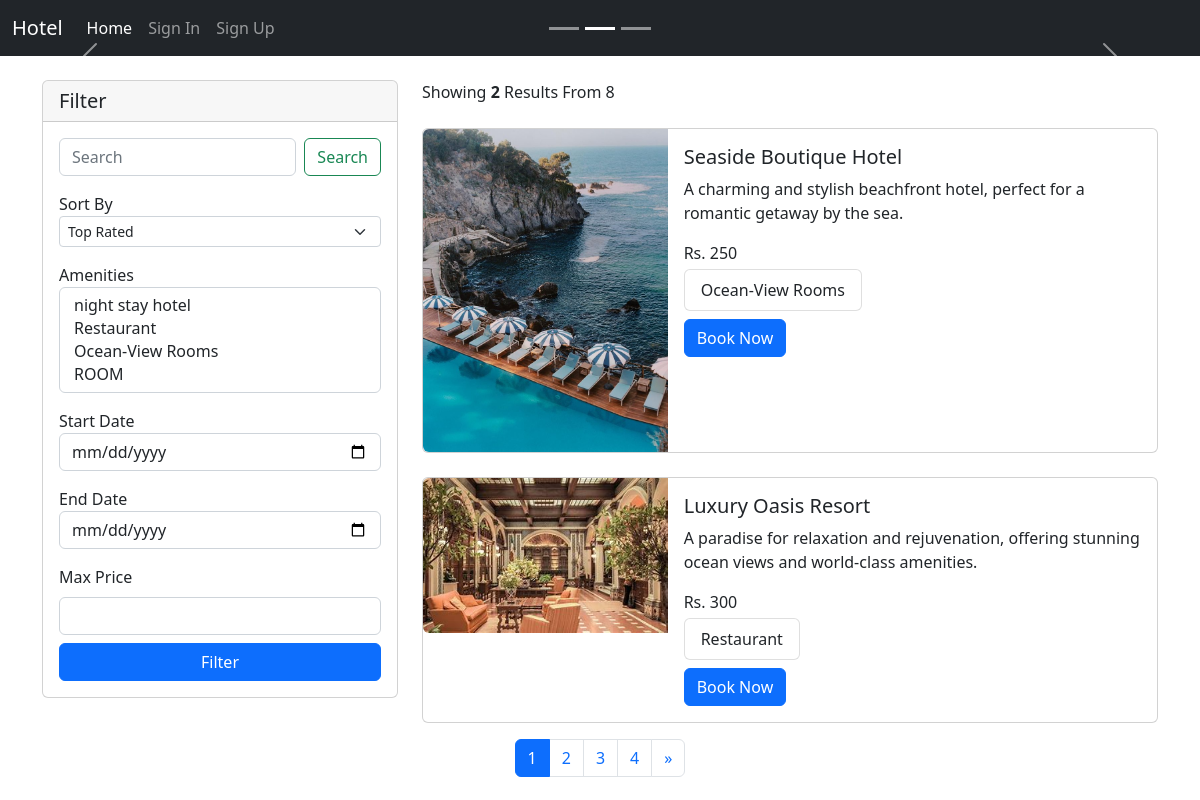
The page / on the database its author committed.
### home/models.py (models this page shows, shortened)
class BaseModel(models.Model):
    uid = models.UUIDField(default=uuid.uuid4   , editable=False , primary_key=True)
    created_at = models.DateField(auto_now_add=True)
    updated_at = models.DateField(auto_now_add=True)
    class Meta:
        abstract = True
        ordering=['uid']

class Hotel(BaseModel):
    hotel_name= models.CharField(max_length=100)
    hotel_price = models.IntegerField()
    description = models.TextField()
    amenities = models.ManyToManyField(Amenities)
    room_count = models.IntegerField(default=10)

class HotelImages(BaseModel):
    hotel= models.ForeignKey(Hotel ,related_name="images", on_delete=models.CASCADE)
    images = models.ImageField(upload_to="hotels")

class Amenities(BaseModel):
    amenity_name = models.CharField(max_length=100)
    def __str__(self) -> str:
        return self.amenity_name

### home/views.py (the view, shortened to what this page needs)
# urls.py: path('', index, name='index'),
def index(request):
    amenities = Amenities.objects.all()
    hotels = Hotel.objects.all()
    total_hotels = len(hotels)
    selected_amenities = request.GET.getlist('selectAmenity')
    sort_by = request.GET.get('sortSelect')
    search = request.GET.get('searchInput')
    startdate = request.GET.get('startDate')
    enddate = request.GET.get('endDate')
    price = request.GET.get('price')
    if selected_amenities != []:
        hotels = hotels.filter(
            amenities__amenity_name__in=selected_amenities).distinct()
    if search:
        hotels = hotels.filter(Q(hotel_name__icontains=search)
                               | Q(description__icontains=search) | Q(amenities__amenity_name__contains=search))
    if sort_by:
        if sort_by == 'low_to_high':
            hotels = hotels.order_by('hotel_price')
        elif sort_by == 'high_to_low':
            hotels = hotels.order_by('-hotel_price')
    if price:
        hotels = hotels.filter(hotel_price__lte=int(price))
    hotels = hotels.distinct ()
    p = Paginator(hotels, 2)
    page_no = request.GET.get('page')
    hotels = p.get_page(1)
    if page_no:
        hotels = p.get_page(page_no)
    no_of_pages = list(range(1, p.num_pages+1))
    date = datetime.today().strftime('%Y-%m-%d')
    context = {'amenities': amenities, 'hotels': hotels, 'sort_by': sort_by,
               'search': search, 'selected_amenities': selected_amenities, 'no_of_pages': no_of_pages, 'max_price': price, 'startdate': startdate, "enddate": enddate, "date": date,'total_hotels':total_hotels}
    return render(request, 'home/index.html', context)

### home/templatetags/coustom_tags.py (called while the page is built)
def  modify_url(value):
    if value == '/':
        value += "?d=10"
    return value

### templates/home/index.html (shortened to what this page needs)
{% extends 'home/base.html' %}
{% load coustom_tags %}
{% block body %}
<main>
    <div id="myCarousel" class="carousel slide" data-bs-ride="carousel">
        <div class="carousel-indicators">
            <button type="button" data-bs-target="#myCarousel" data-bs-slide-to="0" aria-label="Slide 1"></button>
            <button type="button" data-bs-target="#myCarousel" data-bs-slide-to="1" aria-label="Slide 2" class="active" aria-current="true"></button>
            <button type="button" data-bs-target="#myCarousel" data-bs-slide-to="2" aria-label="Slide 3"></button>
        </div>
        <button class="carousel-control-prev" type="button" data-bs-target="#myCarousel" data-bs-slide="prev">
            <span class="carousel-control-prev-icon" aria-hidden="true"></span>
        </button>
        <button class="carousel-control-next" type="button" data-bs-target="#myCarousel" data-bs-slide="next">
            <span class="carousel-control-next-icon" aria-hidden="true"></span>
        </button>
    </div>
    <main>
        <div class="container mt-4">
            <div class="row margin-auto">
                <div class="col-4">
                    <div class="card">
                        <h5 class="card-header">Filter</h5>
                        <div class="card-body">
                            <form action="" class="iform-group">
                                <div class="d-flex mb-3">
                                    <input class="form-control me-2" type="search" placeholder="Search"
                                        aria-label="Search" id="searchInput" name="searchInput" >
                                    <button class="btn btn-outline-success" id="searchBtn" type="submit">Search</button>
                                </div>
                                <label for="sortSelect ">
                                    Sort By
                                </label>
                                <div class="mb-3">
                                    <select class="form-select form-select-sm" aria-label=".form-select-sm example"
                                        id="sortSelect" name="sortSelect">
                                        <option value="rated" {% if sort_by == "rated" %}{% endif %}>Top Rated</option>
                                    </select>
                                </div>
                                <label for="selectAmenity">
                                    Amenities
                                </label>
                                <select class="form-select" multiple aria-label="multiple select example"
                                    id='selectAmenity' name="selectAmenity">
                                    {% for amenity in amenities %}
                                    <option value="{{amenity.amenity_name}}"
                                    {% if amenity.amenity_name in selected_amenities %} selected {% endif %}>{{amenity.amenity_name}}</option>
                                    {% endfor %}
                                </select>
                                <label for="startDate" class='mt-3'>
                                    Start Date
                                </label>
                                <input type="date" name="startDate" class="form-control" id="startDate"
                                    min='{{date}}'>
                                <label for="endDate" class="mt-3">
                                    End Date
                                </label>
                                <input type="date" name="endDate" class="form-control" id="endDate"
                                    min='{{date}}'>
                                <div class="mt-3">
                                    <label for="customRange2" class="form-label">Max Price</label>
                                    <input type="number" class="form-control mb-2" id="price" name="price"
                                    >
                                </div>
                                <div class="d-grid">
                                    <button class="btn btn-primary d-block" type="submit">
                                        Filter
                                    </button>
                                </div>
                            </form>
                        </div>
                    </div>
                </div>
                <div class="col-8 ">
                    <div class="col-5">
                        Showing <span class="fw-bold">{{hotels|length}}</span> Results From {{total_hotels}}
                    </div>
                    <div class="">
                        {% for hotel in hotels.object_list %}
                        <div class="card mb-3 mt-4" style="max-width: 1000px;">
                            <div class="row g-0">
                                <div class="col-md-4">
                                    <a href="/hotel/{{hotel.uid}}">
                                        <img src="/media/{{hotel.images.first.images}}" class="img-fluid rounded-start"
                                            alt="...">
                                    </a>
                                </div>
                                <div class="col-md-8">
                                    <div class="card-body">
                                        <h5 class="card-title">{{hotel.hotel_name}}</h5>
                                        <p class="card-text">{{hotel.description|truncatechars:100}}</p>
                                        <li class="list-group-item">Rs. {{hotel.hotel_price}}</li>
                                        <ul class="list-group list-group-horizontal">
                                            {% for i in hotel.amenities.all %}
                                            {% if forloop.counter|divisibleby:3 %}
                                        </ul>
                                        <ul class="list-group list-group-horizontal">
                                            {% else %}
                                            <li class="list-group-item mt-1 mr-1">{{i}}</li>
                                            {% endif %}
                                            {% endfor %}
                                        </ul>
                                        <form action="{% url 'get_hotel' hotel.uid %}" method="post">
                                            <button class="btn btn-primary mt-2" type="submit">
                                                Book Now
                                            </button>
                                        </form>
                                    </div>
                                </div>
                            </div>
                        </div>
                        {% endfor %}
                    </div>
                </div>
            </div>
        </div>
        <nav>
            <ul class="pagination justify-content-center">
                {% for i in no_of_pages %}
                <li class="page-item"><a class="page-link {% if i == hotels.number %} active {% endif %}" href="{{request.get_full_path|modify_url}}&page={{i}}">{{i}}</a></li>
                {% endfor %}
                {% if hotels.has_next %}
                <li class="page-item">
                    <a class="page-link" href="{{request.get_full_path|modify_url}}&page={{hotels.next_page_number}}" aria-label="Next">
                        <span aria-hidden="true">&raquo;</span>
                    </a>
                </li>
                {% endif %}
            </ul>
        </nav>
    </main>
</main>
{% endblock %}

### templates/home/base.html (shortened to what this page needs)
<!doctype html>
<html lang="en">
<head>
  <link href="https://cdn.jsdelivr.net/npm/bootstrap@5.2.3/dist/css/bootstrap.min.css" rel="stylesheet"
>
</head>
<body>
  <header>
    <nav class="navbar navbar-expand-lg bg-dark navbar-dark">
      <div class="container-fluid">
        <a class="navbar-brand" href="{% url 'index' %}">Hotel</a>
        <div class="collapse navbar-collapse" id="navbarSupportedContent">
          <ul class="navbar-nav me-auto mb-2 mb-sm-0">
            <li class="nav-item">
                <a class="nav-link active" aria-current="page" href="{% url 'index' %}">Home</a>
            </li>
            {% if request.user.is_authenticated %}
                {% if request.user.is_staff %}
                <li class="nav-item">
                    <a class="nav-link" href="{% url 'admin:index' %}">Admin</a>
                </li>
                {% endif %}
                <li class="nav-item">
                    <a class="nav-link" href="{% url 'signout' %}">Sign Out</a>
                </li>
            {% else %}
                <li class="nav-item">
                    <a class="nav-link" href="{% url 'signin' %}">Sign In</a>
                </li>
                <li class="nav-item">
                    <a class="nav-link" href="{% url 'signup' %}">Sign Up</a>
                </li>
            {% endif %}
        </ul>
        </div>
      </div>
    </nav>
  </header>
  {% block body %}{% endblock body %}
</body>
</html>

### rows shown on the page
Hotel: images.first.images (picture), hotel_name "Seaside Boutique Hotel", description "A charming and stylish beachfront hotel, perfect for a romantic getaway by the sea.", hotel_price "250"
Amenities: amenity_name "Ocean-View Rooms"
Hotel: images.first.images (picture), hotel_name "Luxury Oasis Resort", description "A paradise for relaxation and rejuvenation, offering stunning ocean views and world-class amenities.", hotel_price "300"
Amenities: amenity_name "Restaurant"

### other values the page prints
{{ hotels|length }} "2"
{{ total_hotels }} "8"
{{ i }} "1" "2" "3" "4"
